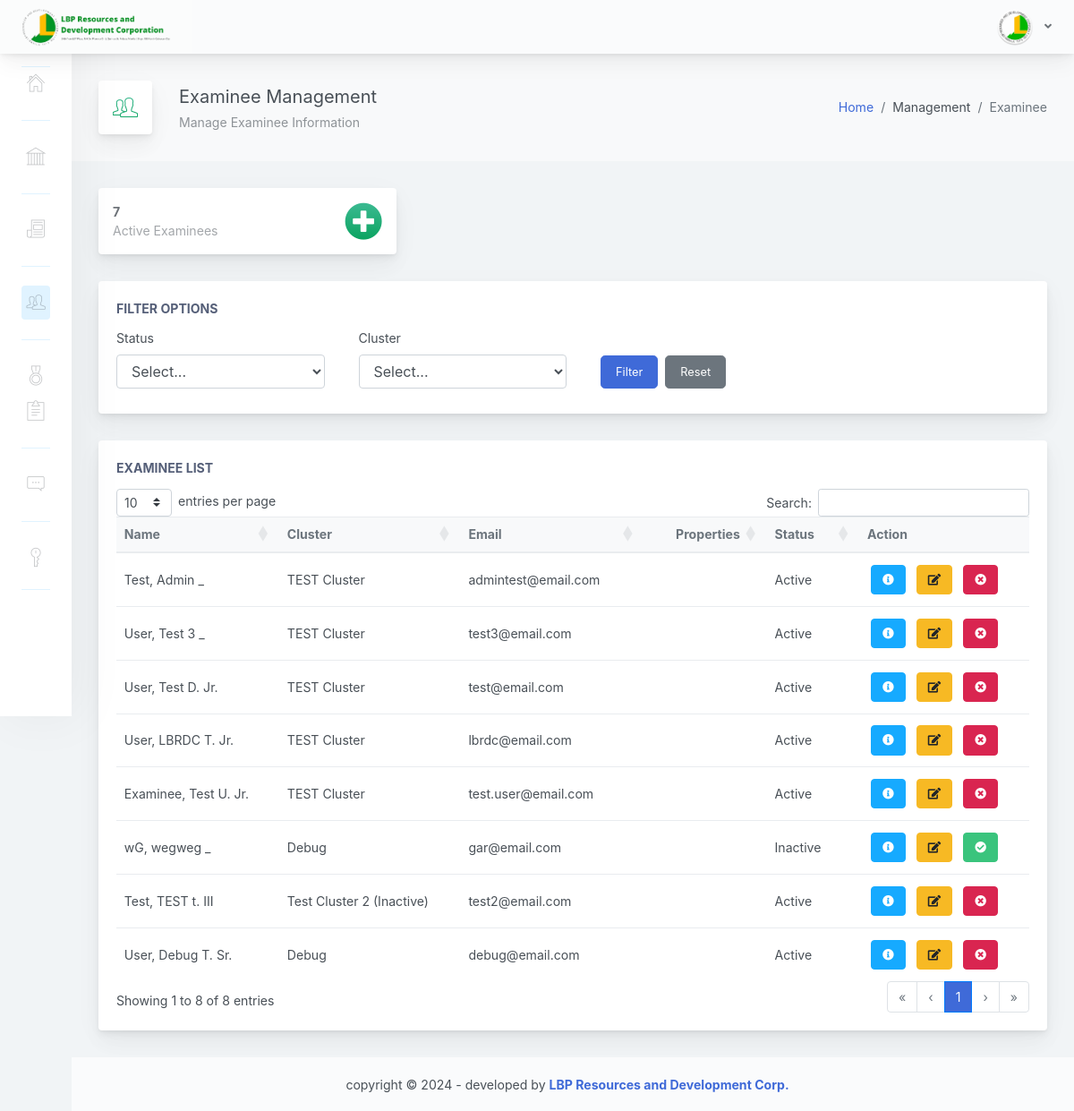
/adminpanel/home.php?page=manage-examinee (signed in), run on the app's committed database.
### tables this page shows
CREATE TABLE IF NOT EXISTS `examinee_tbl` (
  `exmne_id` int(11) NOT NULL AUTO_INCREMENT,
  `exmne_clu_id` varchar(255) NOT NULL,
  `exmne_fname` varchar(255) NOT NULL,
  `exmne_mname` varchar(255) NOT NULL,
  `exmne_lname` varchar(255) NOT NULL,
  `exmne_sfname` varchar(255) NOT NULL,
  `exmne_sex` varchar(255) NOT NULL,
  `exmne_birthdate` date NOT NULL,
  `exmne_disablecam` varchar(255) NOT NULL,
  `exmne_email` varchar(255) NOT NULL,
  `exmne_pass` varchar(255) NOT NULL,
  `exmne_status` varchar(255) NOT NULL,
  `exmne_created` timestamp NOT NULL DEFAULT current_timestamp() ON UPDATE current_timestamp(),
  PRIMARY KEY (`exmne_id`)
);

CREATE TABLE IF NOT EXISTS `cluster_tbl` (
  `clu_id` int(11) NOT NULL AUTO_INCREMENT,
  `clu_name` varchar(255) NOT NULL,
  `clu_description` varchar(255) NOT NULL,
  `clu_status` int(1) NOT NULL,
  `clu_created` timestamp NOT NULL DEFAULT current_timestamp() ON UPDATE current_timestamp(),
  PRIMARY KEY (`clu_id`)
);

### adminpanel/pages/manage-examinee.php (the view, shortened to what the rows shown need)
<?php
    $stmt1 = $conn->prepare("SELECT * FROM examinee_tbl ORDER BY exmne_created DESC");
    $selCluster = $stmt1->execute();
?>
                <div class="app-main__inner">
                    <div class="row">
                        <div class="col-md-12">
                            <div class="main-card mb-3 card">
                                <div class="card-body">
                                    <div class="table-responsive">
                                        <table class="mb-0 table table-hover dt-sort" id="tableList" width="100%">
                                            <thead class="thead-light">
                                            <tr>
                                                <th>Name</th>
                                                <th>Cluster</th>
                                                <th>Email</th>
                                                <th>Properties</th>
                                                <th>Status</th>
                                                <th data-dt-order="disable">Action</th>
                                            </tr>
                                            </thead>
                                            <tbody>
                                            <?php
                                                while ($row = $stmt1->fetch(PDO::FETCH_ASSOC)) {
                                                    $exmne_id = $row['exmne_id'];
                                                    $exmne_clu_id = $row['exmne_clu_id'];
                                                    $exmne_fname = $row['exmne_fname'];
                                                    $exmne_mname = $row['exmne_mname'];
                                                    $exmne_lname = $row['exmne_lname'];
                                                    $exmne_sfname = $row['exmne_sfname'];
                                                    $exmne_sex = $row['exmne_sex'];
                                                    $exmne_birthdate = $row['exmne_birthdate'];
                                                    $exmne_disablecam = $row['exmne_disablecam'];
                                                    $exmne_email = $row['exmne_email'];
                                                    $exmne_pass = $row['exmne_pass'];
                                                    $exmne_status = $row['exmne_status'];
                                                    $statusText = ($exmne_status == 1) ? 'Active' : (($exmne_status == 3) ? 'Disabled' : 'Inactive');
                                                    $disableCamText = ($exmne_disablecam == 'yes') ? 'Disabled Cam' : '';
                                                    $disp_fname = $row['exmne_fname'] != '' ? $row['exmne_fname'] : 'null';
                                                    $disp_mname = $row['exmne_mname'] != '' ? substr($row['exmne_mname'], 0, 1) . ". " : '_ ';
                                                    $disp_lname = $row['exmne_lname'] != '' ? $row['exmne_lname'] : 'null';
                                                    $disp_sfname = $row['exmne_sfname'] != '' ? $row['exmne_sfname'] : '';
                                                    $exmne_name = $disp_lname . ', ' . $disp_fname . ' ' . $disp_mname . $disp_sfname;
                                                    $clusterName = '';
                                                    $stmt3 = $conn->prepare("SELECT clu_name, clu_status FROM cluster_tbl WHERE clu_id = :exmne_clu_id");
                                                    $stmt3->bindParam(':exmne_clu_id', $exmne_clu_id);
                                                    $stmt3->execute();
                                                    $clusterRow = $stmt3->fetch(PDO::FETCH_ASSOC);
                                                    if ($clusterRow) {
                                                        $clusterName = $clusterRow['clu_name'];
                                                        $clu_status = $clusterRow['clu_status'];
                                                    }
                                                    if ($clu_status == 1 && !empty($clusterName)) {
                                                        $cluster = $clusterName;
                                                    } else if ($clu_status == 0 && !empty($clusterName)) {
                                                        $cluster = $clusterName . " (Inactive)";
                                                    } else {
                                                        $cluster = "N/A";
                                                    }
                                            ?>
                                            <tr id="<?php echo htmlspecialchars($exmne_id); ?>">
                                                <td><?php echo htmlspecialchars($exmne_name) ?></td>
                                                <td><?php echo htmlspecialchars($cluster) ?></td>
                                                <td><?php echo htmlspecialchars($exmne_email) ?></td>
                                                <td><?php echo htmlspecialchars($disableCamText) ?></td>
                                                <td><?php echo htmlspecialchars($statusText) ?></td>
                                                <td>
                                                    <a href="javascript:void(0);" class="btn btn-info m-1" id="view-btn" data-toggle="modal" data-target="#mdlViewExaminee" data-toggle="tooltip" data-placement="bottom" title="View"
                                                    data-view-fname = "<?php echo htmlspecialchars($exmne_fname); ?>"
                                                    data-view-mname = "<?php echo htmlspecialchars($exmne_mname); ?>"
                                                    data-view-lname = "<?php echo htmlspecialchars($exmne_lname); ?>"
                                                    data-view-sfname = "<?php echo htmlspecialchars($exmne_sfname); ?>"
                                                    data-view-cluster = "<?php echo htmlspecialchars($exmne_clu_id); ?>"
                                                    data-view-sex = "<?php echo htmlspecialchars($exmne_sex); ?>"
                                                    data-view-birth = "<?php echo htmlspecialchars($exmne_birthdate); ?>"
                                                    data-view-cam = "<?php echo htmlspecialchars($exmne_disablecam); ?>"
                                                    data-view-status = "<?php echo htmlspecialchars($exmne_status); ?>"
                                                    data-view-email = "<?php echo htmlspecialchars($exmne_email); ?>"
                                                    data-view-pass = "<?php echo htmlspecialchars($exmne_pass); ?>">
                                                        <i class="fas fa-info-circle"></i>
                                                    </a>
                                                    <a href="javascript:void(0);" class="btn btn-warning m-1" id="edit-btn" data-toggle="modal" data-target="#mdlEditExaminee" data-toggle="tooltip" data-placement="bottom" title="Edit"
                                                    data-edit-id = "<?php echo htmlspecialchars($exmne_id); ?>"
                                                    data-edit-fname = "<?php echo htmlspecialchars($exmne_fname); ?>"
                                                    data-edit-mname = "<?php echo htmlspecialchars($exmne_mname); ?>"
                                                    data-edit-lname = "<?php echo htmlspecialchars($exmne_lname); ?>"
                                                    data-edit-sfname = "<?php echo htmlspecialchars($exmne_sfname); ?>"
                                                    data-edit-cluster = "<?php echo htmlspecialchars($exmne_clu_id); ?>"
                                                    data-edit-sex = "<?php echo htmlspecialchars($exmne_sex); ?>"
                                                    data-edit-birth = "<?php echo htmlspecialchars($exmne_birthdate); ?>"
                                                    data-edit-cam = "<?php echo htmlspecialchars($exmne_disablecam); ?>"
                                                    data-edit-status = "<?php echo htmlspecialchars($exmne_status); ?>"
                                                    data-edit-email = "<?php echo htmlspecialchars($exmne_email); ?>"
                                                    data-edit-pass = "<?php echo htmlspecialchars($exmne_pass); ?>">
                                                        <i class="fas fa-edit"></i>
                                                    </a>
                                                    <?php if ($exmne_status == 1) { ?>
                                                    <a href="javascript:void(0);" class="btn btn-danger m-1" id="disable-btn" data-toggle="modal" data-target="#mdlDisableExaminee" data-toggle="tooltip" data-placement="bottom" title="Disable"
                                                    data-disable-id="<?php echo htmlspecialchars($exmne_id); ?>"
                                                    data-disable-fname="<?php echo htmlspecialchars($exmne_fname); ?>"
                                                    data-disable-lname="<?php echo htmlspecialchars($exmne_lname); ?>"
                                                    data-disable-status="<?php echo htmlspecialchars($exmne_status); ?>">
                                                        <i class="fas fa-times-circle"></i>
                                                    </a>
                                                    <?php } else if ($exmne_status == 0) { ?>
                                                    <a href="javascript:void(0);" class="btn btn-success m-1" id="enable-btn" data-toggle="modal" data-target="#mdlEnableExaminee" data-toggle="tooltip" data-placement="bottom" title="Enable"
                                                    data-enable-id="<?php echo htmlspecialchars($exmne_id); ?>"
                                                    data-enable-fname="<?php echo htmlspecialchars($exmne_fname); ?>"
                                                    data-enable-lname="<?php echo htmlspecialchars($exmne_lname); ?>"
                                                    data-enable-status="<?php echo htmlspecialchars($exmne_status); ?>">
                                                        <i class="fas fa-check-circle"></i>
                                                    </a>
                                                    <?php } ?>
                                                </td>
                                            </tr>
                                            <?php } ?>
                                            </tbody>
                                        </table>
                                    </div>
                                </div>
                            </div>
                        </div>
                    </div>
                </div>

### data on the page
examinee_tbl: exmne_name "Test, Admin _", cluster_tbl.clu_name "TEST Cluster", exmne_email "admintest@email.com", exmne_status "Active"
examinee_tbl: exmne_name "User, Test 3 _", cluster_tbl.clu_name "TEST Cluster", exmne_email "test3@email.com", exmne_status "Active"
examinee_tbl: exmne_name "User, Test D. Jr.", cluster_tbl.clu_name "TEST Cluster", exmne_email "test@email.com", exmne_status "Active"
examinee_tbl: exmne_name "User, LBRDC T. Jr.", cluster_tbl.clu_name "TEST Cluster", exmne_email "lbrdc@email.com", exmne_status "Active"
examinee_tbl: exmne_name "Examinee, Test U. Jr.", cluster_tbl.clu_name "TEST Cluster", exmne_email "test.user@email.com", exmne_status "Active"
examinee_tbl: exmne_name "wG, wegweg _", cluster_tbl.clu_name "Debug", exmne_email "gar@email.com", exmne_status "Inactive"
examinee_tbl: exmne_name "Test, TEST t. III", cluster_tbl.clu_name "Test Cluster 2 (Inactive)", exmne_email "test2@email.com", exmne_status "Active"
examinee_tbl: exmne_name "User, Debug T. Sr.", cluster_tbl.clu_name "Debug", exmne_email "debug@email.com", exmne_status "Active"

### other printed values
$stmt2->rowCount() "7"
